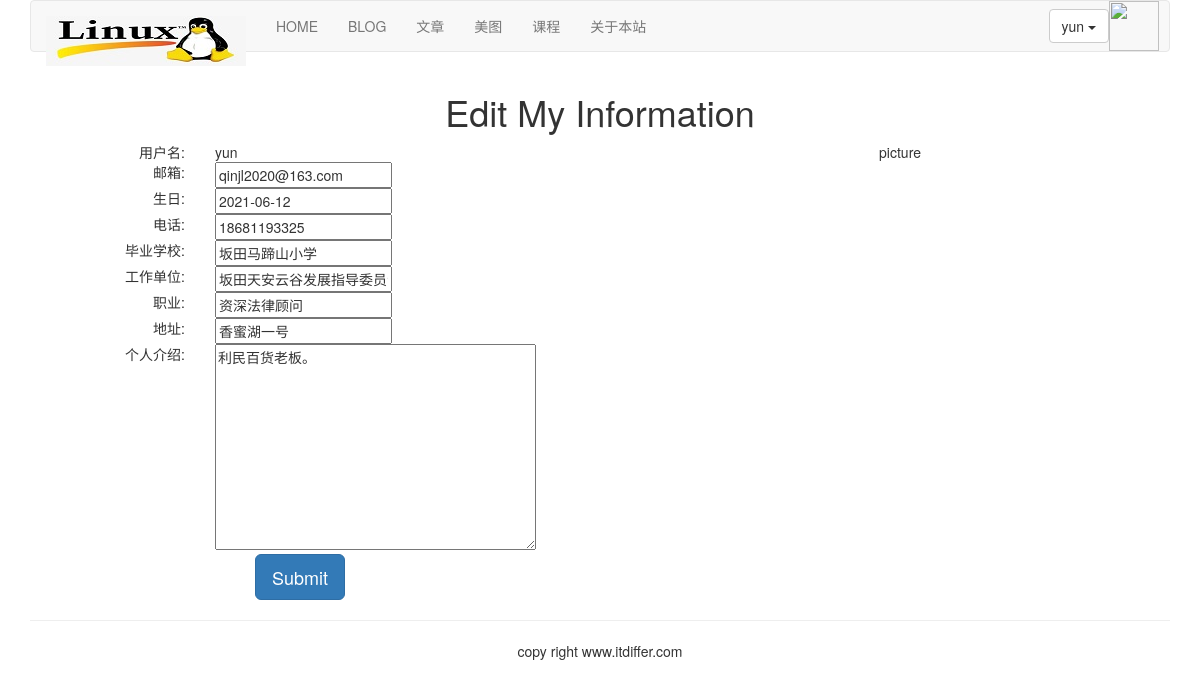
Page /account/edit-my-information/ (signed in) on the earlier database version.
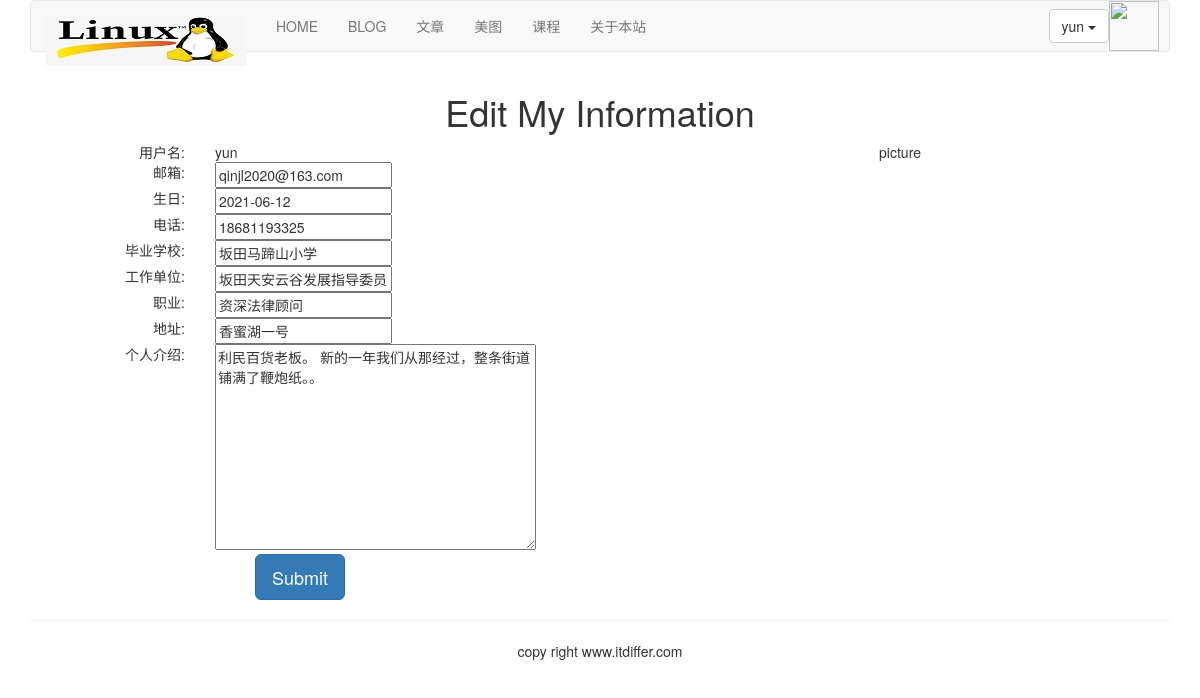
Same page on the later database version.
### account/models.py (models this page shows, shortened)
class UserInfo(models.Model):
    user = models.OneToOneField(User, on_delete=models.CASCADE, unique=True)
    school = models.CharField(max_length=100, blank=True)
    company = models.CharField(max_length=100, blank=True)
    profession = models.CharField(max_length=100, blank=True)
    address = models.CharField(max_length=100, blank=True)
    aboutme = models.TextField(blank=True)
    photo = models.ImageField(blank=True)
    status = models.CharField(max_length=32, blank=True, default="ok", verbose_name='状态', help_text='帐号状态')
    employe_id = models.IntegerField(blank=True, default=0, verbose_name='工号', help_text='员工编号')

### account/views.py (the view)
# urls.py: path('edit-my-information/', views.myself_edit, name="edit_my_information"),
@login_required(login_url='/account/login/')
def myself_edit(request):
    userprofile = UserProfile.objects.get(user=request.user) if hasattr(request.user, 'userprofile') else UserProfile.objects.create(user=request.user)
    userinfo = UserInfo.objects.get(user=request.user) if hasattr(request.user, 'userinfo') else UserInfo.objects.create(user=request.user)
    if request.method == "POST":
        user_form = UserForm(request.POST)
        userprofile_form = UserProfileForm(request.POST)
        userinfo_form = UserInfoForm(request.POST)
        if user_form.is_valid() * userprofile_form.is_valid() * userinfo_form.is_valid():
            admin = finance_view.get_admin()
            if admin == None:
              return HttpResponse("管理员帐号异常，请联系管理员处理。")
            ok = finance_view.edit_userinfo_coin_trans(request.user, admin)
            if not ok:
              return HttpResponse("你的银币不足，暂时不能修改！")
            user_cd = user_form.cleaned_data
            userprofile_cd = userprofile_form.cleaned_data
            userinfo_cd = userinfo_form.cleaned_data
            request.user.email = user_cd['email']
            userprofile.birth = userprofile_cd['birth']
            userprofile.phone = userprofile_cd['phone']
            userinfo.school = userinfo_cd['school']
            userinfo.company = userinfo_cd['company']
            userinfo.profession = userinfo_cd['profession']
            userinfo.address = userinfo_cd['address']
            userinfo.aboutme = userinfo_cd['aboutme']
            request.user.save()
            userprofile.save()
            userinfo.save()
        return HttpResponseRedirect('/account/my-information/')
    else:
        user_form = UserForm(instance=request.user)
        userprofile_form = UserProfileForm(initial={"birth":userprofile.birth, "phone":userprofile.phone})
        userinfo_form = UserInfoForm(initial={"school":userinfo.school, "company":userinfo.company, "profession":userinfo.profession, "address":userinfo.address, "aboutme":userinfo.aboutme})
        return render(request, "account/myself_edit.html", {"user_form":user_form, "userprofile_form":userprofile_form, "userinfo_form":userinfo_form})

### account/forms.py
class UserForm(forms.ModelForm):
    class Meta:
        model = User
        fields = ("email",)

class UserProfileForm(forms.ModelForm):
    class Meta:
        model = UserProfile
        fields = ("phone", "birth")

### home/context_processors.py (called while the page is built)
def add_userinfo_to_context(request):
    if request.user.is_authenticated:
      try:
        userinfo = UserInfo.objects.get(user=request.user)
        if hasattr(request.user, 'userinfo'):
          return {"user":request.user, "userinfo":userinfo}
      except:
        return {"user":request.user}
    else:
      return {"user":request.user}

### templates/account/myself_edit.html (shortened to what this page needs)
{% extends "base.html" %}
{% block content %}
<div class="row text-center vertical-middle-sm">
    <h1>Edit My Information</h1>
    <div class="row">
        <div class="col-md-6" >
            <form class="form-horizontal" action="." method="post">{% csrf_token %}
                <div class="row">
                    <div class="col-md-4 text-right"><span>用户名:</span></div>
                    <div class="col-md-8 text-left">{{user.username}}</div>
                </div>
                <div class="row">
                    <div class="col-md-4 text-right"><span>邮箱:</span></div>
                    <div class="col-md-8 text-left">{{user_form.email}}</div>
                </div>
                <div class="row">
                    <div class="col-md-4 text-right"><span>生日:</span></div>
                    <div class="col-md-8 text-left">{{userprofile_form.birth}}</div>
                </div>
                <div class="row">
                    <div class="col-md-4 text-right"><span>电话:</span></div>
                    <div class="col-md-8 text-left">{{userprofile_form.phone}}</div>
                </div>
                <div class="row">
                    <div class="col-md-4 text-right"><span>毕业学校:</span></div>
                    <div class="col-md-8 text-left">{{userinfo_form.school}}</div>
                </div>
                <div class="row">
                    <div class="col-md-4 text-right"><span>工作单位:</span></div>
                    <div class="col-md-8 text-left">{{userinfo_form.company}}</div>
                </div>
                <div class="row">
                    <div class="col-md-4 text-right"><span>职业:</span></div>
                    <div class="col-md-8 text-left">{{userinfo_form.profession}}</div>
                </div>
                <div class="row">
                    <div class="col-md-4 text-right"><span>地址:</span></div>
                    <div class="col-md-8 text-left">{{userinfo_form.address}}</div>
                </div>
                <div class="row">
                    <div class="col-md-4 text-right"><span>个人介绍:</span></div>
                    <div class="col-md-8 text-left">{{userinfo_form.aboutme}}</div>
                </div>
                <div class="row">
                    <input type="submit" class="btn btn-primary btn-lg" value="Submit">
                </div>
            </form>
        </div>
        <div class="col-md-6">
            <p>picture</p>
        </div>
    </div>
</div>
{% endblock %}

Differences in the rows shown:
changed UserInfo "坂田马蹄山小学": aboutme "利民百货老板。" → "利民百货老板。 新的一年我们从那经过，整条街道铺满了鞭炮纸。。"
